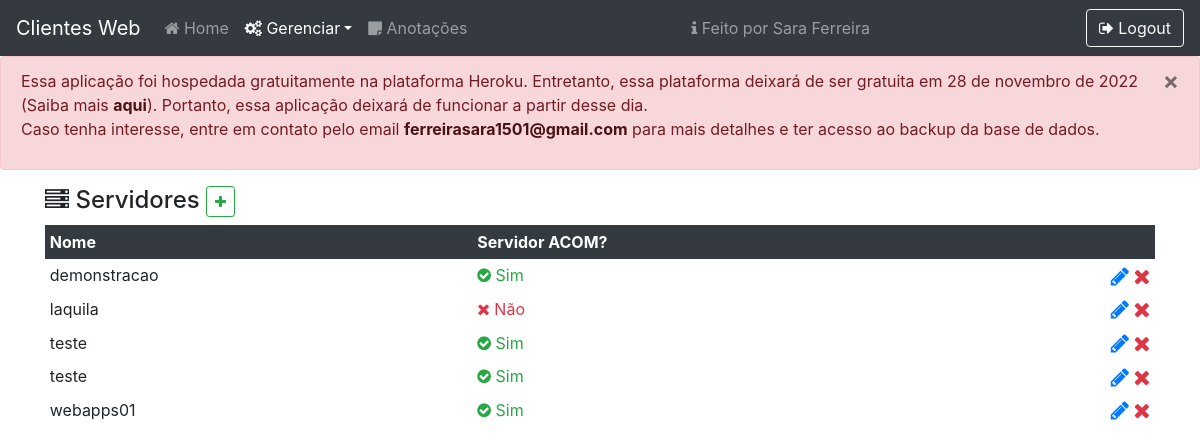
/manager/server (signed in), run on the app's committed database.
### core/models.py (models this page shows, shortened)
class Server(models.Model):
    name = models.CharField('Name', max_length=100)
    acomServer = models.BooleanField('Acom Server')

### core/views.py (the view)
# urls.py: path('manager/server', managerServer, name='managerServer'),
def managerServer(request):
    if str(request.user) != 'AnonymousUser':
        context = {
            'servers': Server.objects.all().order_by('name')
        }
        return render(request, 'manager-server.html', context)
    else:
        return loginUser(request)

### core/templates/manager-server.html (shortened to what this page needs)
{% load static %}
{% load custom_filters %}
<!DOCTYPE html>
<html lang="pt-br">
<head>
    <link rel="stylesheet" href="{% static 'css/style.css' %}">
    <link rel="stylesheet" href="https://cdnjs.cloudflare.com/ajax/libs/font-awesome/4.7.0/css/font-awesome.min.css">
    <link rel="stylesheet" href="https://stackpath.bootstrapcdn.com/bootstrap/4.5.0/css/bootstrap.min.css">
</head>
<body>
    <nav class="navbar stick-top navbar-expand-lg navbar-dark bg-dark">
        <a class="navbar-brand" href="{% url 'index' %}">Clientes Web</a>
        <div class="collapse navbar-collapse" id="navbarTogglerDemo03">
            <ul class="navbar-nav mr-auto mt-2 mt-lg-0 navbar-left">
                <li class="nav-item"><a class="nav-link" href="{% url 'index' %}"><i class="fa fa-home"></i> Home</a></li>
                <li class="nav-item dropdown">
                    <a class="nav-link active dropdown-toggle" id="navbarDropdown" role="button" data-toggle="dropdown" aria-haspopup="true" aria-expanded="false"><i class="fa fa-cogs"></i> Gerenciar</a>
                </li>
                <li class="nav-item"><a class="nav-link" href="{% url 'notes' %}"><i class="fa fa-sticky-note"></i> Anotações</a></li>
            </ul>
            <ul class="navbar-nav mr-auto mt-2 mt-lg-0 navbar-rigth">
                <li class="nav-item">
                    <a class="nav-link" href="https://github.com/ferreirasara/" target="_blank" rel="noreferrer"><i class="fa fa-info"></i> Feito por Sara Ferreira</a>
                </li>
            </ul>
            <a href="{% url 'logout' %}" type="button" class="btn btn-outline-light"><i class="fa fa-sign-out"></i> Logout</a>
        </div>
    </nav>
    <div class="alert alert-danger" role="alert">
        <button type="button" class="close" data-dismiss="alert" aria-label="Close">
            <span aria-hidden="true">&times;</span>
        </button>
        <p>
            Essa aplicação foi hospedada gratuitamente na plataforma Heroku.
            Entretanto, essa plataforma deixará de ser gratuita em 28 de novembro de 2022 (Saiba mais <a href="https://blog.heroku.com/next-chapter" class="alert-link" target="_blank" rel="noreferrer">aqui</a>).
            Portanto, essa aplicação deixará de funcionar a partir desse dia.
            <br/>Caso tenha interesse, entre em contato pelo email <a class="alert-link" href="mailto:ferreirasara1501@gmail.com">ferreirasara1501@gmail.com</a> para mais detalhes e ter acesso ao backup da base de dados.
        </p>
    </div>
    <div class="container">
        <h4>
            <i class="fa fa-server"></i> Servidores
            <a href="{% url 'newServer' %}" type="button" class="btn btn-sm btn-outline-success text-success"><i class="fa fa-plus"></i></a>
        </h4>
        <div class="table-responsive">
            <table class="table table-sm table-hover table-borderless">
                <thead class="thead-dark">
                    <tr>
                        <th scope="col">Nome</th>
                        <th scope="col">Servidor ACOM?</th>
                        <th scope="col"></th>
                    </tr>
                </thead>
                <tbody>
                    {% for server in servers %}
                        <tr ondblclick="editServer({{ server.id }});">
                            <td>{{ server.name }}</td>
                            {% if server.acomServer %}
                                <td class="text-success"><i class="fa fa-check-circle"></i> Sim</td>
                            {% else %}
                                <td class="text-danger"><i class="fa fa-close"></i> Não</td>
                            {% endif %}
                            <td class="text-right">
                                <a href="{% url 'editServer' idServer=server.id %}" class="text-primary"><i class="fa fa-pencil fa-lg"></i></a>
                                <a href="{% url 'deleteServer' idServer=server.id %}" class="text-danger"><i class="fa fa-remove fa-lg"></i></a>
                            </td>
                        </tr>
                    {% endfor %}
                </tbody>
            </table>
        </div>
    </div>
</body>
</html>

### data on the page
Server: name "demonstracao", acomServer True (drawn)
Server: name "laquila", acomServer False (drawn)
Server: name "teste", acomServer True (drawn)
Server: name "teste", acomServer True (drawn)
Server: name "webapps01", acomServer True (drawn)
